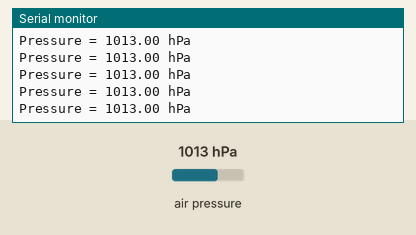
Simulated run of this sketch. Board: Arduino Uno, built with avr-gcc and run on an emulated ATmega328P. On the bench: the last lines printed to the serial monitor. The inputs (shaded band) are chosen by the test bench; at power-on: air pressure 1013 hPa.

Above: at 1.2 s.
1.3 s: air pressure set to 952 hPa
At 2.0 s:
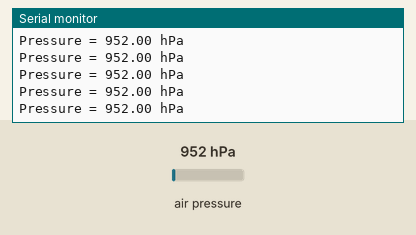
4.3 s: air pressure set to 1000 hPa
At 4.9 s:
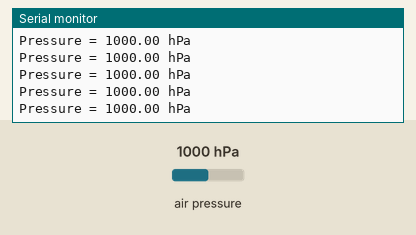
7.3 s: air pressure set to 975 hPa
At 7.8 s:
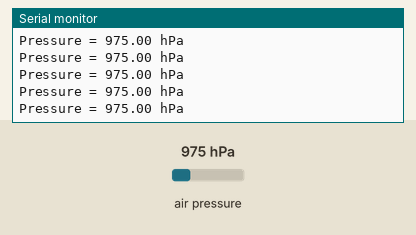
10.3 s: air pressure set to 1025 hPa
At 10.9 s:
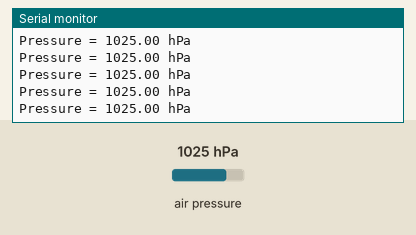
Timing chart, 0 to 13.3 s (numbered marks = the images above; inputs shaded):
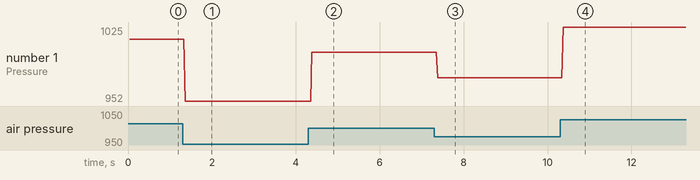

The sketch:

temphum.ino
```cpp
/*
 * Complete Project Details http://randomnerdtutorials.com
*/

#include <Wire.h>
#include <SPI.h>
#include <Adafruit_Sensor.h>
#include <Adafruit_BMP280.h>

#define BME_SCK 13
#define BME_MISO 12
#define BME_MOSI 11
#define BME_CS 10

#define SEALEVELPRESSURE_HPA (1013.25)

Adafruit_BMP280 bme; // I2C
//Adafruit_BME280 bme(BME_CS); // hardware SPI
//Adafruit_BME280 bme(BME_CS, BME_MOSI, BME_MISO, BME_SCK); // software SPI

unsigned long delayTime;

void setup() {
  Serial.begin(9600);
  Serial.println(F("BME280 test"));

  bool status;

  // default settings
  // (you can also pass in a Wire library object like &Wire2)
  status = bme.begin(0x76);
  if (!status) {
    Serial.println("Could not find a valid BME280 sensor, check wiring!");
    while (true) delay(1000);
  }

  Serial.println("-- Default Test --");
  delayTime = 0;

  Serial.println();
}


void loop() {
  printValues();
  delay(delayTime);
}


void printValues() {


  // Convert temperature to Fahrenheit
  /*Serial.print("Temperature = ");
  Serial.print(1.8 * bme.readTemperature() + 32);
  Serial.println(" *F");*/

  Serial.print("Pressure = ");
  Serial.print(bme.readPressure() / 100.0F);
  Serial.println(" hPa");


  Serial.println();
}
```

Measured:
- after the input at 1.3 s, the serial monitor: prints a new line after 0.06 s (image 1)
- after the input at 4.3 s, the serial monitor: prints a new line after 0.08 s (image 2)
- after the input at 7.3 s, the serial monitor: prints a new line after 0.08 s (image 3)
- after the input at 10.3 s, the serial monitor: prints a new line after 0.07 s (image 4)
- plotted number 1: 1013 → 952 after the input at 1.3 s, 952 → 1000 after the input at 4.3 s, 1000 → 975 after the input at 7.3 s, 975 → 1025 after the input at 10.3 s
